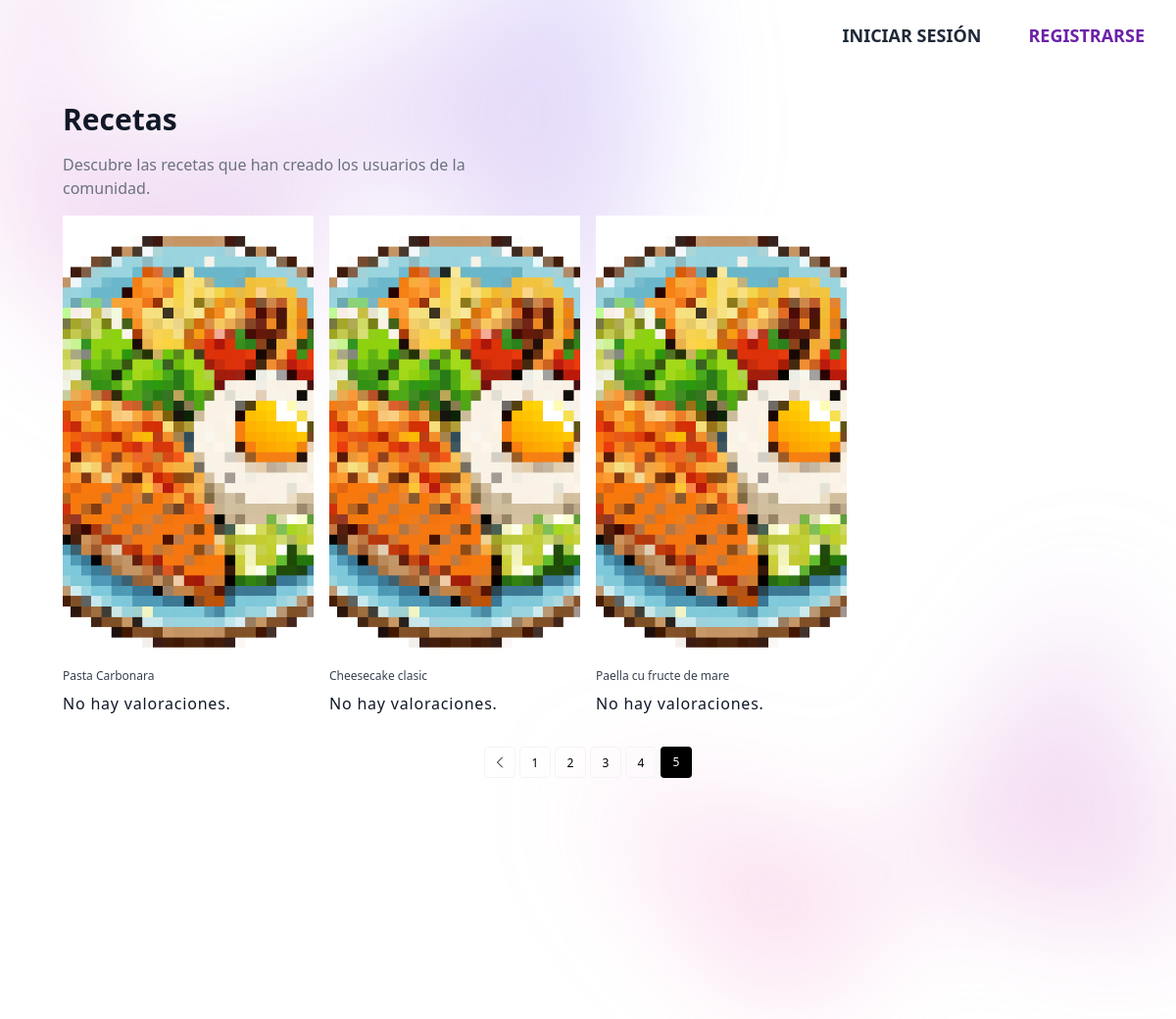
Screenshot of /var/www/html/app/views/recipes/recipes.php?pagina=5 with the database file from the repository.
### tables this page shows
CREATE TABLE `recipes` (
  `id_recipe` int NOT NULL,
  `id_user` int NOT NULL,
  `recipe_type` varchar(20) DEFAULT NULL,
  `title` varchar(100) NOT NULL,
  `description` text,
  `instructions` text,
  `difficulty` tinyint DEFAULT NULL,
  `publication_date` timestamp NULL DEFAULT CURRENT_TIMESTAMP,
  `image_recipe` varchar(255) DEFAULT 'default.png'
);

### var/www/html/app/controllers/pagination_controller.php (called while the page is built, shortened)
<?php
require_once __DIR__ . '/../../config/config.php';
require_once __DIR__ . '/../models/Recipes.php';
class PaginationController
{
    private $pdo;
    public function __construct($pdo)
    {
        $this->pdo = $pdo;
    }
    public function getPaginatedRecipes($recetasPorPagina)
    {
        $recipesModel = new Recipes($this->pdo);
        $allRecipes = $recipesModel->getAllRecipes();
        $totalRecetas = count($allRecipes);
        $totalPaginas = ceil($totalRecetas / $recetasPorPagina);
        $paginaActual = isset($_GET['pagina']) ? intval($_GET['pagina']) : 1;
        $offset = ($paginaActual - 1) * $recetasPorPagina;
        $consulta = "SELECT * FROM recipes LIMIT :limit OFFSET :offset";
        $stmt = $this->pdo->prepare($consulta);
        $stmt->bindValue(':limit', $recetasPorPagina, PDO::PARAM_INT);
        $stmt->bindValue(':offset', $offset, PDO::PARAM_INT);
        $stmt->execute();
        $recetasPagina = $stmt->fetchAll();
        return [
            'recetasPagina' => $recetasPagina,
            'paginaActual' => $paginaActual,
            'totalPaginas' => $totalPaginas
        ];
    }
}

### var/www/html/app/models/Recipes.php (called while the page is built, shortened)
<?php
class Recipes
{
    private $pdo;
    public function __construct($pdo)
    {
        $this->pdo = $pdo;
    }
    public function getAllRecipes()
    {
        $query = "SELECT * FROM recipes";
        $stmt = $this->pdo->prepare($query);
        $stmt->execute();
        return $stmt->fetchAll(PDO::FETCH_ASSOC);
    }
    public function getAverageRating($id_recipe)
    {
        $stmt = $this->pdo->prepare('SELECT AVG(score) as average_rating FROM ratings WHERE id_recipe = :id_recipe');
        $stmt->bindParam(':id_recipe', $id_recipe);
        $stmt->execute();
        return (int) $stmt->fetchColumn();
    }
}

### var/www/html/app/views/recipes/recipes.php (the view, shortened to what this page needs)
<?php
require_once __DIR__ . '/../../controllers/pagination_controller.php';
require_once __DIR__ . '/../../models/Recipes.php';
require_once __DIR__ . '/../../controllers/profile_controller.php';
$recipes = new Recipes($pdo);
$recetasPorPagina = 4;
$recipesController = new PaginationController($pdo);
$paginationData = $recipesController->getPaginatedRecipes($recetasPorPagina);
$recetasPagina = $paginationData['recetasPagina'];
$paginaActual = $paginationData['paginaActual'];
$totalPaginas = $paginationData['totalPaginas'];
?>
<!DOCTYPE html>
<html lang="es">
<head>
    <script
        src="https://cdn.tailwindcss.com?plugins=forms,typography,aspect-ratio,line-clamp,container-queries"></script>
</head>
<body>
    <div class="bg-white">
        <header class="absolute inset-x-0 top-0 z-50">
            <nav class="flex items-center justify-between p-6 lg:px-8" aria-label="Global">
                <?php if (isset($_SESSION['logged_in'])) { ?>
                    <div class="hidden lg:flex lg:gap-x-12">
                        <a href="/" class="text-lg/6 font-semibold text-blue-800 hover:text-lg hover:text-blue-500 transition duration-300 ease-in-out transform hover:scale-105">INICIO</a>
                        <a href="profile?user=<?php echo $userData['id_user'] ?>" class="text-lg/6 font-semibold text-yellow-800 hover:text-lg hover:text-blue-500 transition duration-300 ease-in-out transform hover:scale-105"><?php echo strtoupper($_SESSION['username']) ?></a>
                        <?php if (isset($menuAdmin)) {
                            echo '<a href="recipes/mine" class="text-lg/6 font-semibold text-red-800 hover:text-lg hover:text-blue-500 transition duration-300 ease-in-out transform hover:scale-105">MIS RECETAS</a>';
                        } else {
                            echo '<a href="/followers?user=' . $userData["id_user"] . '" class="text-lg/6 font-semibold text-red-800 hover:text-lg hover:text-blue-500 transition duration-300 ease-in-out transform hover:scale-105">SEGUIDORES</a>';
                        } ?>
                    </div>
                    <div class="hidden lg:flex lg:flex-1 lg:justify-end">
                        <form action="auth" method="post">
                            <input type="submit" name="closeSession" value="Cerrar sesión"
                                class="text-lg/6 font-semibold text-gray-800 hover:text-lg hover:text-blue-500 transition duration-300 ease-in-out transform hover:scale-105"> <span
                                aria-hidden="true">&rarr;</span></input>
                        </form>
                    </div>
                <?php } else { ?>
                    <div class="hidden lg:flex lg:gap-x-12 lg:justify-center">
                        <a href="login" class="text-lg/6 font-semibold text-gray-800 hover:text-lg hover:text-blue-500 transition duration-300 ease-in-out transform hover:scale-105">INICIAR SESIÓN</a>
                        <a href="register" class="text-lg/6 font-semibold text-purple-800 hover:text-lg hover:text-blue-500 transition duration-300 ease-in-out transform hover:scale-105">REGISTRARSE</a>
                    </div>
                <?php } ?>
            </nav>
        </header>
        <div class="relative isolate px-6 pt-14 lg:px-8">
            <div class="absolute inset-x-0 -top-40 -z-10 transform-gpu overflow-hidden blur-3xl sm:-top-80"
                aria-hidden="true">
                <div class="relative left-[calc(50%-11rem)] aspect-[1155/678] w-[36.125rem] -translate-x-1/2 rotate-[30deg] bg-gradient-to-tr from-[#ff80b5] to-[#9089fc] opacity-30 sm:left-[calc(50%-30rem)] sm:w-[72.1875rem]"
                    style="clip-path: polygon(74.1% 44.1%, 100% 61.6%, 97.5% 26.9%, 85.5% 0.1%, 80.7% 2%, 72.5% 32.5%, 60.2% 62.4%, 52.4% 68.1%, 47.5% 58.3%, 45.2% 34.5%, 27.5% 76.7%, 0.1% 64.9%, 17.9% 100%, 27.6% 76.8%, 76.1% 97.7%, 74.1% 44.1%)">
                </div>
            </div>
            <section>
                <div class="mx-auto max-w-screen-xl px-4 py-8 sm:px-6 sm:py-12 lg:px-8">
                    <header>
                        <h2 class="text-xl font-bold text-gray-900 sm:text-3xl">Recetas</h2>
                        <p class="mt-4 max-w-md text-gray-500">
                            Descubre las recetas que han creado los usuarios de la comunidad.
                        </p>
                    </header>
                    <ul class="mt-4 grid gap-4 sm:grid-cols-2 lg:grid-cols-4 contenedor-recetas">
                        <?php foreach ($recetasPagina as $recipe) { ?>
                            <li>
                                <a class="group block overflow-hidden" href="/recipes/view?id_recipe=<?php echo $recipe['id_recipe']; ?>">
                                    <div class="image-container">
                                        <img src="<?php echo '/../../../../assets/img/recipes/' . $recipe['image_recipe']; ?>" alt="<?php echo ($recipe['title']); ?>" class="image h-[350px] w-full object-cover transition duration-500 group-hover:scale-105 sm:h-[450px]">
                                    </div>
                                    <div class="relative pt-3">
                                        <h3 class="text-xs text-gray-700 group-hover:underline group-hover:underline-offset-4">
                                            <?php echo "{$recipe['title']}"; ?>
                                        </h3>
                                        <p class="mt-2">
                                            <span class="tracking-wider text-gray-900">
                                                <?php
                                                $rating = $recipes->getAverageRating($recipe['id_recipe']);
                                                switch ($rating) {
                                                    default:
                                                        $avgRating = "No hay valoraciones.";
                                                        break;
                                                }
                                                echo $avgRating; ?>
                                            </span>
                                        </p>
                                    </div>
                                </a>
                            </li>
                        <?php } ?>
                    </ul>
                    <ol class="mt-8 flex justify-center gap-1 text-xs font-medium">
                        <?php if ($paginaActual > 1): ?>
                            <li>
                                <a href="?pagina=<?php echo $paginaActual - 1; ?>" class="block size-8 rounded border border-gray-100 text-center leading-8 inline-flex items-center justify-center">
                                    <svg xmlns="http://www.w3.org/2000/svg" fill="none" viewBox="0 0 24 24" stroke-width="1.5" stroke="currentColor" class="w-4 h-4">
                                        <path stroke-linecap="round" stroke-linejoin="round" d="M15.75 19.5l-7.5-7.5 7.5-7.5" />
                                    </svg>
                                </a>
                            </li>
                        <?php endif; ?>
                        <?php for ($i = 1; $i <= $totalPaginas; $i++): ?>
                            <li>
                                <?php if ($i == $paginaActual): ?>
                                    <span class="block size-8 rounded border-black bg-black text-center leading-8 text-white">
                                        <?php echo $i; ?>
                                    </span>
                                <?php else: ?>
                                    <a href="?pagina=<?php echo $i; ?>" class="block size-8 rounded border border-gray-100 text-center leading-8">
                                        <?php echo $i; ?>
                                    </a>
                                <?php endif; ?>
                            </li>
                        <?php endfor; ?>
                    </ol>
                </div>
            </section>
            <div class="absolute inset-x-0 top-[calc(100%-13rem)] -z-10 transform-gpu overflow-hidden blur-3xl sm:top-[calc(100%-30rem)]"
                aria-hidden="true">
                <div class="relative left-[calc(50%+3rem)] aspect-[1155/678] w-[36.125rem] -translate-x-1/2 bg-gradient-to-tr from-[#ff80b5] to-[#9089fc] opacity-30 sm:left-[calc(50%+36rem)] sm:w-[72.1875rem]"
                    style="clip-path: polygon(74.1% 44.1%, 100% 61.6%, 97.5% 26.9%, 85.5% 0.1%, 80.7% 2%, 72.5% 32.5%, 60.2% 62.4%, 52.4% 68.1%, 47.5% 58.3%, 45.2% 34.5%, 27.5% 76.7%, 0.1% 64.9%, 17.9% 100%, 27.6% 76.8%, 76.1% 97.7%, 74.1% 44.1%)">
                </div>
            </div>
        </div>
    </div>
</body>
</html>

### rows the page displays
recipes: image_recipe (placeholder picture), title "Pasta Carbonara", avgRating "No hay valoraciones."
recipes: image_recipe (placeholder picture), title "Cheesecake clasic", avgRating "No hay valoraciones."
recipes: image_recipe (placeholder picture), title "Paella cu fructe de mare", avgRating "No hay valoraciones."
